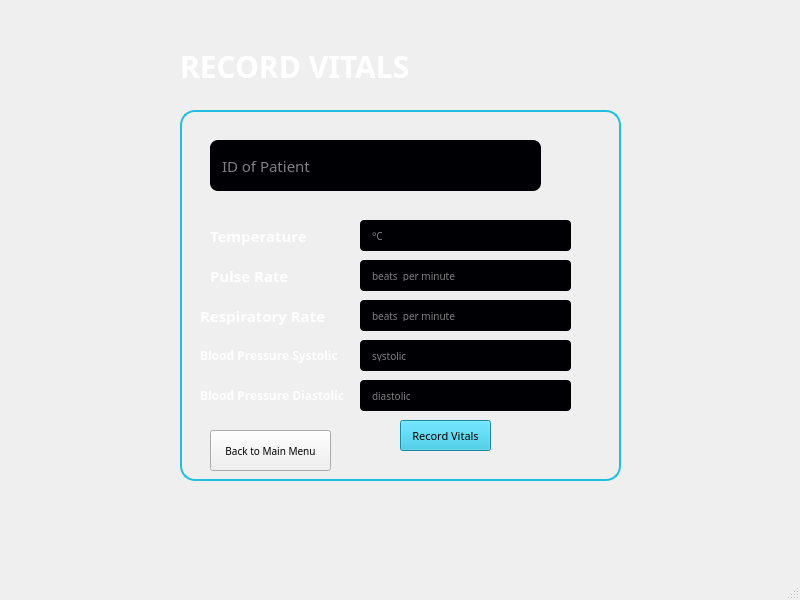
<?xml version="1.0" encoding="UTF-8"?>
<ui version="4.0">
 <class>recordVitals</class>
 <widget class="QMainWindow" name="recordVitals">
  <property name="geometry">
   <rect>
    <x>0</x>
    <y>0</y>
    <width>800</width>
    <height>600</height>
   </rect>
  </property>
  <property name="windowTitle">
   <string>MainWindow</string>
  </property>
  <widget class="QWidget" name="centralwidget">
   <widget class="QLabel" name="myLabel2">
    <property name="geometry">
     <rect>
      <x>180</x>
      <y>110</y>
      <width>441</width>
      <height>371</height>
     </rect>
    </property>
    <property name="autoFillBackground">
     <bool>false</bool>
    </property>
    <property name="styleSheet">
     <string notr="true">
/*background-color: qlineargradient(spread:pad, x1:0, y1:0, x2:1, y2:1, stop:0 rgba(32,191,223,1), stop:1 rgba(19,71,78,1),stop:3  rgba(2,0,36,1));*/

border-radius:15px;
border:2px solid rgba(32,191,223,1);
box-shadow: rgba(100, 100, 111, 0.2) 0px 7px 29px 0px;</string>
    </property>
    <property name="text">
     <string/>
    </property>
   </widget>
   <widget class="QLineEdit" name="patID">
    <property name="geometry">
     <rect>
      <x>210</x>
      <y>140</y>
      <width>331</width>
      <height>51</height>
     </rect>
    </property>
    <property name="styleSheet">
     <string notr="true">font-family:Poppins;
font-size:15px;
font-weight:300;
color:white;
border:none;
border-radius:8px;
padding:10px;
background-color: #000004;
opacity:0.8;
</string>
    </property>
    <property name="placeholderText">
     <string notr="true">ID of Patient</string>
    </property>
   </widget>
   <widget class="QLabel" name="label">
    <property name="geometry">
     <rect>
      <x>180</x>
      <y>40</y>
      <width>391</width>
      <height>51</height>
     </rect>
    </property>
    <property name="styleSheet">
     <string notr="true">font-family:Poppins;
font-weight:500;
font-size:30px;
color:white;</string>
    </property>
    <property name="text">
     <string>RECORD VITALS</string>
    </property>
   </widget>
   <widget class="QLineEdit" name="temp">
    <property name="geometry">
     <rect>
      <x>360</x>
      <y>220</y>
      <width>211</width>
      <height>31</height>
     </rect>
    </property>
    <property name="styleSheet">
     <string notr="true">font-family:Poppins;
font-size:10px;
font-weight:300;
color:white;
border:none;
border-radius:4px;
padding:10px;
background-color: #000004;
opacity:0.8;
</string>
    </property>
    <property name="placeholderText">
     <string notr="true">°C</string>
    </property>
   </widget>
   <widget class="QLineEdit" name="pulserate">
    <property name="geometry">
     <rect>
      <x>360</x>
      <y>260</y>
      <width>211</width>
      <height>31</height>
     </rect>
    </property>
    <property name="styleSheet">
     <string notr="true">font-family:Poppins;
font-size:10px;
font-weight:300;
color:white;
border:none;
border-radius:4px;
padding:10px;
background-color: #000004;
opacity:0.8;
</string>
    </property>
    <property name="placeholderText">
     <string notr="true">beats  per minute</string>
    </property>
   </widget>
   <widget class="QLineEdit" name="sys">
    <property name="geometry">
     <rect>
      <x>360</x>
      <y>340</y>
      <width>211</width>
      <height>31</height>
     </rect>
    </property>
    <property name="styleSheet">
     <string notr="true">font-family:Poppins;
font-size:10px;
font-weight:300;
color:white;
border:none;
border-radius:4px;
padding:10px;
background-color: #000004;
opacity:0.8;
</string>
    </property>
    <property name="text">
     <string/>
    </property>
    <property name="placeholderText">
     <string notr="true">systolic</string>
    </property>
   </widget>
   <widget class="QLineEdit" name="dys">
    <property name="geometry">
     <rect>
      <x>360</x>
      <y>380</y>
      <width>211</width>
      <height>31</height>
     </rect>
    </property>
    <property name="styleSheet">
     <string notr="true">font-family:Poppins;
font-size:10px;
font-weight:300;
color:white;
border:none;
border-radius:4px;
padding:10px;
background-color: #000004;
opacity:0.8;
</string>
    </property>
    <property name="placeholderText">
     <string notr="true">diastolic</string>
    </property>
   </widget>
   <widget class="QLabel" name="label_2">
    <property name="geometry">
     <rect>
      <x>210</x>
      <y>210</y>
      <width>121</width>
      <height>51</height>
     </rect>
    </property>
    <property name="styleSheet">
     <string notr="true">font-family:Poppins;
font-weight:500;
font-size:15px;
color:white;</string>
    </property>
    <property name="text">
     <string>Temperature</string>
    </property>
   </widget>
   <widget class="QLabel" name="label_3">
    <property name="geometry">
     <rect>
      <x>210</x>
      <y>250</y>
      <width>151</width>
      <height>51</height>
     </rect>
    </property>
    <property name="styleSheet">
     <string notr="true">font-family:Poppins;
font-weight:500;
font-size:15px;
color:white;</string>
    </property>
    <property name="text">
     <string>Pulse Rate</string>
    </property>
   </widget>
   <widget class="QLabel" name="label_4">
    <property name="geometry">
     <rect>
      <x>200</x>
      <y>330</y>
      <width>211</width>
      <height>51</height>
     </rect>
    </property>
    <property name="styleSheet">
     <string notr="true">font-family:Poppins;
font-weight:500;
font-size:12px;
color:white;</string>
    </property>
    <property name="text">
     <string>Blood Pressure Systolic</string>
    </property>
   </widget>
   <widget class="QLabel" name="label_5">
    <property name="geometry">
     <rect>
      <x>200</x>
      <y>370</y>
      <width>211</width>
      <height>51</height>
     </rect>
    </property>
    <property name="styleSheet">
     <string notr="true">font-family:Poppins;
font-weight:500;
font-size:12px;
color:white;</string>
    </property>
    <property name="text">
     <string>Blood Pressure Diastolic</string>
    </property>
   </widget>
   <widget class="QPushButton" name="pushButton">
    <property name="geometry">
     <rect>
      <x>400</x>
      <y>420</y>
      <width>91</width>
      <height>31</height>
     </rect>
    </property>
    <property name="styleSheet">
     <string notr="true">font-family: Poppins;
font-size:11px;
background-color:rgb(32, 191, 223);
color:black;</string>
    </property>
    <property name="text">
     <string>Record Vitals</string>
    </property>
   </widget>
   <widget class="QPushButton" name="backtoMain">
    <property name="geometry">
     <rect>
      <x>210</x>
      <y>430</y>
      <width>121</width>
      <height>41</height>
     </rect>
    </property>
    <property name="styleSheet">
     <string notr="true">font-family:Poppins;
font-size:10px;</string>
    </property>
    <property name="text">
     <string>Back to Main Menu</string>
    </property>
   </widget>
   <widget class="QLabel" name="label_6">
    <property name="geometry">
     <rect>
      <x>200</x>
      <y>290</y>
      <width>151</width>
      <height>51</height>
     </rect>
    </property>
    <property name="styleSheet">
     <string notr="true">font-family:Poppins;
font-weight:500;
font-size:15px;
color:white;</string>
    </property>
    <property name="text">
     <string>Respiratory Rate</string>
    </property>
   </widget>
   <widget class="QLineEdit" name="resprate">
    <property name="geometry">
     <rect>
      <x>360</x>
      <y>300</y>
      <width>211</width>
      <height>31</height>
     </rect>
    </property>
    <property name="styleSheet">
     <string notr="true">font-family:Poppins;
font-size:10px;
font-weight:300;
color:white;
border:none;
border-radius:4px;
padding:10px;
background-color: #000004;
opacity:0.8;
</string>
    </property>
    <property name="placeholderText">
     <string notr="true">beats  per minute</string>
    </property>
   </widget>
  </widget>
  <widget class="QMenuBar" name="menubar">
   <property name="geometry">
    <rect>
     <x>0</x>
     <y>0</y>
     <width>800</width>
     <height>17</height>
    </rect>
   </property>
  </widget>
  <widget class="QStatusBar" name="statusbar"/>
 </widget>
 <resources/>
 <connections/>
</ui>
